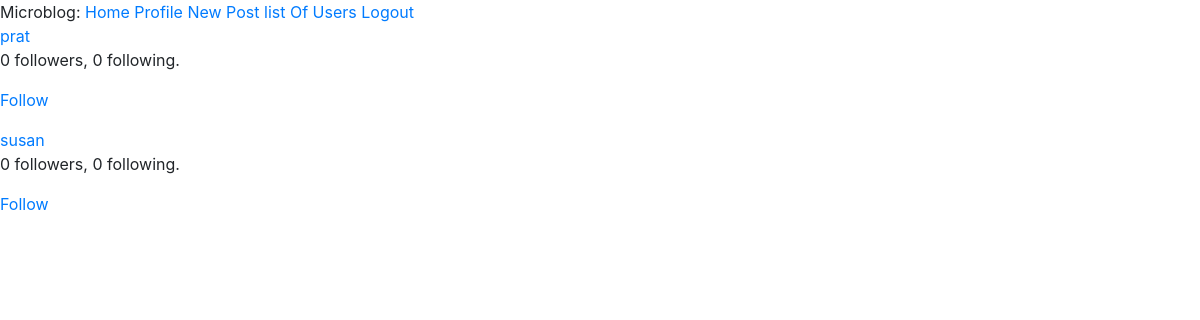
/all_users (signed in), run on an earlier commit of the app's database.
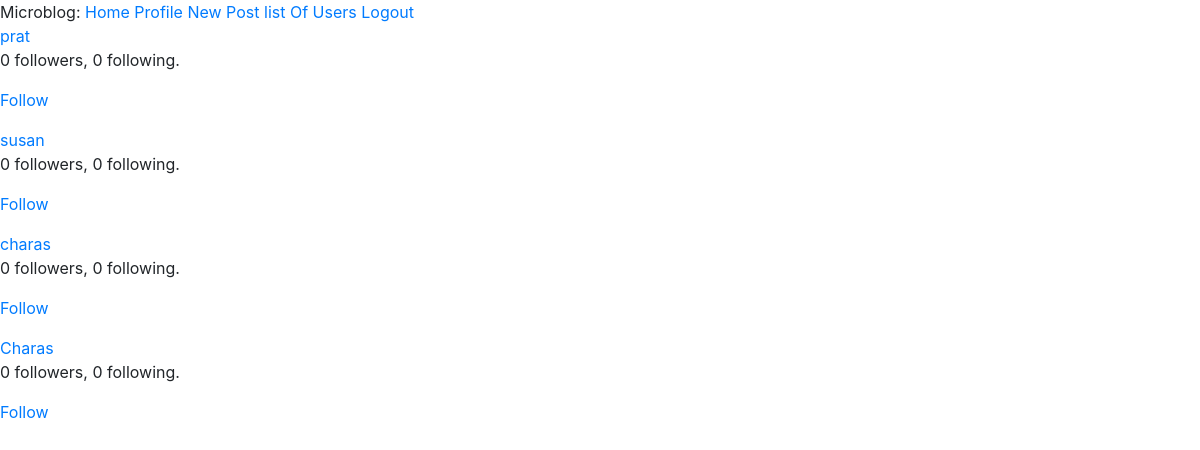
And on a later commit of the database.
### app/models.py (models this page shows, shortened)
class User(UserMixin, db.Model):
	id=db.Column(db.Integer, primary_key=True)
	username=db.Column(db.String(64), index=True, unique=True)
	email=db.Column(db.String(120), index=True, unique=True)
	password_hash = db.Column(db.String(128))
	posts = db.relationship('Post', backref='author', lazy='dynamic')
	about_me = db.Column(db.String(140))
	last_seen = db.Column(db.DateTime, default=datetime.utcnow)
	image_file = db.Column(db.String(20), nullable=False, default='profile_pics/default.jpg')
	followed = db.relationship(
        'User', secondary=followers,
        primaryjoin=(followers.c.follower_id == id),
        secondaryjoin=(followers.c.followed_id == id),
        backref=db.backref('followers', lazy='dynamic'), lazy='dynamic')
	member_of=db.relationship('Group', secondary=groupmember, backref=db.backref('members', lazy='dynamic'))
	def is_following(self, user):
		return self.followed.filter(
            followers.c.followed_id == user.id).count() > 0

### app/users/routes.py (the view)
@users.route('/all_users')
@login_required
def all_users():
    users = User.query.all()
    return render_template('all_users.html', users=users)

### app/models.py (called while the page is built)
@login.user_loader
def load_user(id):
    return User.query.get(int(id))

### app/templates/all_users.html
{% extends "base.html" %}
{% block content %}
<br/>
    {% for user in users %}
    <a href="{{ url_for('users.message', username=user.username) }}">{{ user.username}}</a>
     <p>{{ user.followers.count() }} followers, {{ user.followed.count() }} following.</p>
     {% if not current_user.is_following(user) %}
        <p><a href="{{ url_for('users.follow', username=user.username) }}">Follow</a></p>
        {% else %}
        <p><a href="{{ url_for('users.unfollow', username=user.username) }}">Unfollow</a></p>
    {% endif %}
     {% endfor %}
{% endblock %}

What changed in the data, as far as the page shows it:
added User: username "charas", followers.count "0", followed.count "0"
added User: username "Charas", followers.count "0", followed.count "0"
